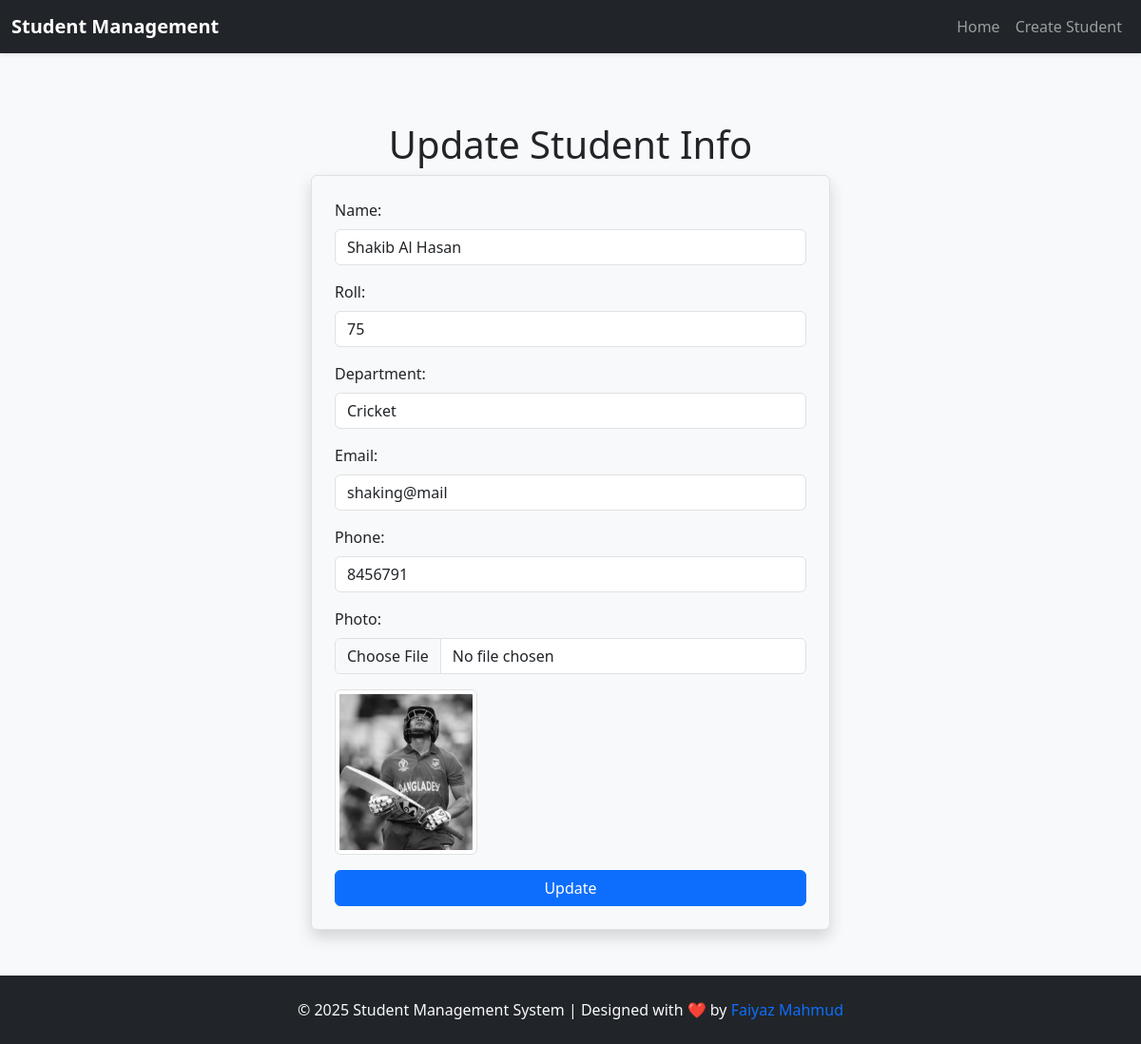
Screenshot of /update_student/10/ with the database file from the repository.
### student/models.py (models this page shows, shortened)
class Student(models.Model):
    name = models.CharField(max_length=50)
    roll = models.IntegerField()
    department = models.CharField(max_length=50)
    email = models.EmailField()
    phone = models.CharField(max_length=15)
    photo = models.ImageField(default='default/image.png', null=True, upload_to=student_photo_path)

### student/views.py (the view, shortened to what this page needs)
# urls.py: path('update_student/<int:id>/', views.update_student, name='update_student'),
def update_student(request, id):
    student = models.Student.objects.get(id=id)
    return render(request, 'student/form.html', {'student': student, 'update': True})

### student/templates/student/form.html (shortened to what this page needs)
{% extends 'base.html' %} {% block content %}
<div class="row justify-content-center">
  {% if update %}
  <h1 class="text-center">Update Student Info</h1>
  {% else %}
  <h1 class="text-center">Create a new Student</h1>
  {% endif %}
  <div class="col-6 input-form mx-auto">
    <form
      method="POST"
      enctype="multipart/form-data"
      class="p-4 border rounded bg-light shadow"
    >
      <div class="mb-3">
        <label for="name" class="form-label">Name:</label>
        <input
          type="text"
          id="name"
          name="name"
          class="form-control"
          value="{{ student.name|default_if_none:'' }}"
          required
        />
      </div>
      <div class="mb-3">
        <label for="roll" class="form-label">Roll:</label>
        <input
          type="text"
          id="roll"
          name="roll"
          class="form-control"
          value="{{ student.roll|default_if_none:'' }}"
          required
        />
      </div>
      <div class="mb-3">
        <label for="department" class="form-label">Department:</label>
        <input
          type="text"
          id="department"
          name="department"
          class="form-control"
          value="{{ student.department|default_if_none:'' }}"
          required
        />
      </div>
      <div class="mb-3">
        <label for="email" class="form-label">Email:</label>
        <input
          type="email"
          id="email"
          name="email"
          class="form-control"
          value="{{ student.email|default_if_none:'' }}"
          required
        />
      </div>
      <div class="mb-3">
        <label for="phone" class="form-label">Phone:</label>
        <input
          type="text"
          id="phone"
          name="phone"
          class="form-control"
          value="{{ student.phone|default_if_none:'' }}"
          required
        />
      </div>
      <div class="mb-3">
        <label for="photo" class="form-label">Photo:</label>
        <input type="file" id="photo" name="photo" class="form-control" />
        {% if student.photo %}
        <div class="mt-3">
          <img
            src="{{ student.photo.url }}"
            alt="Student Photo"
            class="img-thumbnail"
            style="max-width: 150px"
          />
        </div>
        {% endif %}
      </div>
      <button type="submit" class="btn btn-primary w-100">
        {% if update %}Update{% else %}Submit{% endif %}
      </button>
    </form>
  </div>
</div>
{% endblock %}

### rows the page displays
Student: name "Shakib Al Hasan", roll "75", department "Cricket", email "shaking@mail", phone "8456791", photo (picture)
